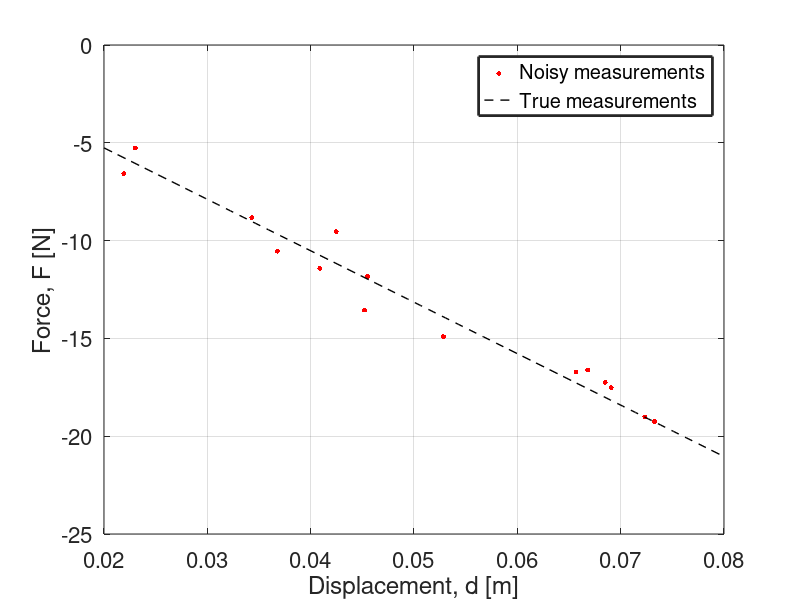

The MATLAB source for this figure: (Note: this script raises an error after producing the figure.)
%% Toy problem: 1D Linear Static Spring-Mass system
%
%%%%%%%%%%%%%%%%%%%%%%%%%%%%%%%%%%%%%%%%%%%%%%%%%%%%%%%%%%%%%%%%%%%%%%%%%%%
% 
% Problem: We have a simple linear static spring-mass system whose spring 
% has a constant stiffness, k. With a known displacement, we want to
% estimate k using Online Bayesian Model Updating where we have
% measurements obtained at different time-steps.
%
% True value of k = 263 N/m 
% (This is the spring constant for those used in pens) 
%
% In this online Bayesian Model Updating problem,we assume we have a stream
% of measurements coming at every arbitrary time-step. This stream of
% consists of 15 inidividual measurements whereby one measurement is 
% obtained at each time-step. This code demonstrates not only the 
% Sequential Bayesian Model Updating with every time-step for each
% measurement, but also illustrates how the posterior for each epistemic
% parameter changes with increased measurements. 
%
% Here, Bayesian Model Updating is performed via TMCMC sampler and TEMCMC
% sampler as examples.
%
%%%%%%%%%%%%%%%%%%%%%%%%%%%%%%%%%%%%%%%%%%%%%%%%%%%%%%%%%%%%%%%%%%%%%%%%%%%
clear;
close all;

%% 1) Defining the variables:

Nmeasurements = 15;
displacement = unifrnd(0.02,0.08,Nmeasurements,1);        % displacement [m]
stiffness = 263;                                          % True value of k [N/m] 

%% 2) Defining the model:

model = @(k,d) -k.*d;

noise_sd = 1;
measurements = model(stiffness,displacement) + noise_sd*randn(Nmeasurements ,1);

% To plot the measurements:
figure;
hold on; box on; grid on;
scatter(displacement, measurements, 13, 'r', 'filled')
disp = linspace(0.02,0.08,50);
plot(disp, model(stiffness,disp), 'k --', 'LineWidth', 1)
legend('Noisy measurements','True measurements','LineWidth',2)
xlim([0.02 0.08])
xlabel('Displacement, d [m]')
ylabel('Force, F [N]')
set(gca, 'Fontsize', 16)

%% Define the Prior distribution:

prior_k = @(x) unifpdf(x,1,1000);       % Defining the Prior distribution for k.
prior_sigma = @(x) unifpdf(x,1e-05,2); % Defining the Prior distribution for sigma.
prior_pdf = @(x) prior_k(x(:,1)).*prior_sigma(x(:,2));

% To draw random samples from the Prior:
prior_rnd = @(N) [unifrnd(1,1000,N,1), unifrnd(1e-05,2,N,1)]; 

%% Define the likelihood function cell array
% This is to indicate measurements obtained separately at different
% time-step.

time_step = 15;

% To create array of Likelihood functions:
logl = cell(time_step,1);
for i = 1:time_step
idx = i; % index variable
logl{i} = @(x) - 0.5 .* (1./x(:,2)).^2 .*(measurements(idx) - model(x(:,1),displacement(idx)))' *...
                                         (measurements(idx) - model(x(:,1),displacement(idx))) -...
                                          log(sqrt(2*pi).*x(:,2)); 
end

%% Perform Online Bayesian Updating:

% Initialise:
Nsamples = 1000;
priorPDF = @(x) prior_pdf(x);
TMCMC_priorsamps = prior_rnd(Nsamples);
TEMCMC_priorsamps = prior_rnd(Nsamples);

for t = 1:time_step

fprintf('Commence Online Updating Stage; Time-step: %2d \n',i)    
    
% Update Prior with new Likelihoods:
logL = logl{t};

% Run the TMCMC sampler:
tic;
TMCMC = TMCMCsampler('nsamples',Nsamples,'loglikelihood',logL,...
               'priorpdf',priorPDF,'priorsamps',TEMCMC_priorsamps,'burnin',0);
timeTMCMC(t) = toc;
fprintf('Time elapsed is for the TMCMC sampler: %f \n',timeTMCMC(end))

% Run the TEMCMC sampler:
tic;
TEMCMC = TEMCMCsampler('nsamples',Nsamples,'loglikelihood',logL,...
               'priorpdf',priorPDF,'priorsamps',TEMCMC_priorsamps,'burnin',0);
timeTEMCMC(t) = toc;
fprintf('Time elapsed is for the TEMCMC sampler: %f \n',timeTEMCMC(end))

% Store posterior samples/statistics from loop:
Posterior_TMCMC(:,:,t) = TMCMC.samples; 
TMCMC_posterior_mean(:,:,t) = mean(TMCMC.samples);
TMCMC_posterior_stdev(:,:,t) = std(TMCMC.samples);
TMCMC_posterior_COV(:,:,t) = (std(TMCMC.samples)./mean(TMCMC.samples)).*100;

Posterior_TEMCMC(:,:,t) = TEMCMC.samples;
TEMCMC_posterior_mean(:,:,t) = mean(TEMCMC.samples);
TEMCMC_posterior_stdev(:,:,t) = std(TEMCMC.samples);
TEMCMC_posterior_COV(:,:,t) = (std(TEMCMC.samples)./mean(TEMCMC.samples)).*100;

% Prepare variables for the next loop:
priorPDF = @(x) priorPDF(x) .* exp(logL(x));
TMCMC_priorsamps = TMCMC.samples;
TEMCMC_priorsamps = TEMCMC.samples;

fprintf('End of Online Updating Stage; Time-step: %2d \n',t) 
end

%% Report the statistics of the final Posterior:

% TMCMC:
fprintf('Estimation of k via TMCMC: %4.2f; standard deviation: %4.2f; COV: %3.2f%% \n',...
TMCMC_posterior_mean(1,1,end), TMCMC_posterior_stdev(1,1,end), TMCMC_posterior_COV(1,1,end))
fprintf('Estimation of sigma via TMCMC: %4.2f; standard deviation: %4.2f; COV: %3.2f%% \n',...
TMCMC_posterior_mean(1,2,end), TMCMC_posterior_stdev(1,2,end), TMCMC_posterior_COV(1,2,end))
     
% TEMCMC:
fprintf('Estimation of k via TEMCMC: %4.2f; standard deviation: %4.2f; COV: %3.2f%% \n',...
TEMCMC_posterior_mean(1,1,end), TEMCMC_posterior_stdev(1,1,end), TEMCMC_posterior_COV(1,1,end))
fprintf('Estimation of sigma via TEMCMC: %4.2f; standard deviation: %4.2f; COV: %3.2f%% \n',...
TEMCMC_posterior_mean(1,2,end), TEMCMC_posterior_stdev(1,2,end), TEMCMC_posterior_COV(1,2,end))

%% Analyse Posterior samples from each stage:

% Analyse Posterior samples from TMCMC:
for t = 1:time_step
figure();
subplot(1,2,1)
box on;
histogram(Posterior_TMCMC(:,1,t),50)
title(sprintf('TMCMC Posterior for k at Time-step = %2d \n', t))
xlabel('k [N/m]')
ylabel('Count')
xlim([min(Posterior_TMCMC(:,1,1)), max(Posterior_TMCMC(:,1,1))])
ylim([0, 110])
set(gca, 'Fontsize', 16)

subplot(1,2,2);
box on;
histogram(Posterior_TMCMC(:,2,t),50)
title(sprintf('TMCMC Posterior for \\sigma at Time-step = %2d \n', t))
xlabel('\sigma [N]')
ylabel('Count')
xlim([min(Posterior_TMCMC(:,2,1)), max(Posterior_TMCMC(:,2,1))])
ylim([0, 110])
set(gca, 'Fontsize', 16)
end

% Analyse Posterior samples from TEMCMC:
for t = 1:time_step
figure();
sibplot(1,2,1)
box on;
histogram(Posterior_TEMCMC(:,1,t),50)
title(sprintf('TEMCMC Posterior for k at Time-step = %2d \n', t))
xlabel('k [N/m]')
ylabel('Count')
xlim([min(Posterior_TEMCMC(:,1,1)), max(Posterior_TEMCMC(:,1,1))])
ylim([0, 110])
set(gca, 'Fontsize', 16)

subplot(1,2,2)
box on;
histogram(Posterior_TEMCMC(:,2,t),50)
title(sprintf('TEMCMC Posterior for \\sigma at Time-step = %2d \n', t))
xlabel('\sigma [N]')
ylabel('Count')
xlim([min(Posterior_TEMCMC(:,2,1)), max(Posterior_TEMCMC(:,2,1))])
ylim([0, 110])
set(gca, 'Fontsize', 16)
end

%% Model Update:

% To obtain 5th and 95th percentile of TMCMC samples:
bounds_tmcmc = prctile(Posterior_TMCMC(:,1,end), [5, 95]);
% To obtain 5th and 95th percentile of TEMCMC samples:
bounds_temcmc = prctile(Posterior_TEMCMC(:,1,end), [5, 95]);

figure();
subplot(1,2,1) % Plot Model Update results for TMCMC
hold on; box on; grid on;
for i = 1:length(Posterior_TMCMC)
plot(disp, model(Posterior_TMCMC(i,1,end),disp),'color','#C0C0C0', 'LineWidth', 1)
end
legend('TMCMC samples','Linewidth', 2)
scatter(displacement, measurements, 13, 'r', 'filled', 'DisplayName', 'Noisy measurements')
plot(disp, model(stiffness,disp), 'k --', 'LineWidth', 1, 'DisplayName', 'True measurements')
plot(disp, model(bounds_tmcmc(1),disp), 'm', 'LineWidth', 1, 'DisplayName', '5^{th} percentile')
plot(disp, model(bounds_tmcmc(2),disp), 'm', 'LineWidth', 1, 'DisplayName', '95^{th} percentile')
plot(disp, model(mean_tmcmc_k,disp), 'c', 'LineWidth', 1, 'DisplayName', 'Mean')
xlim([0.02 0.08])
xlabel('Displacement, d [m]')
ylabel('Force, F [N]')
set(gca, 'Fontsize', 16)

subplot(1,2,2) % Plot Model Update results for TEMCMC
hold on; box on; grid on;
for i = 1:length(Posterior_TEMCMC)
plot(disp, model(Posterior_TEMCMC(i,1,end),disp),'color','#C0C0C0', 'LineWidth', 1)
end
legend('TEMCMC samples','Linewidth', 2)
scatter(displacement, measurements, 13, 'r', 'filled', 'DisplayName', 'Noisy measurements')
plot(disp, model(stiffness,disp), 'k --', 'LineWidth', 1, 'DisplayName', 'True measurements')
plot(disp, model(bounds_temcmc(1),disp), 'm', 'LineWidth', 1, 'DisplayName', '5^{th} percentile')
plot(disp, model(bounds_temcmc(2),disp), 'm', 'LineWidth', 1, 'DisplayName', '95^{th} percentile')
plot(disp, model(mean_temcmc_k,disp), 'c', 'LineWidth', 1, 'DisplayName', 'Mean')
xlim([0.02 0.08])
xlabel('Displacement, d [m]')
ylabel('Force, F [N]')
set(gca, 'Fontsize', 16)

%% Save the data:

save('example_LinearStatic');
